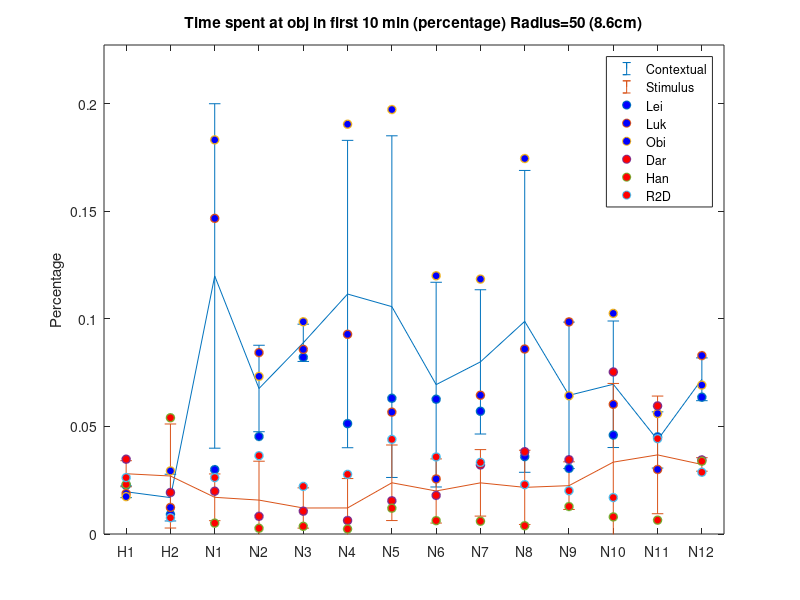
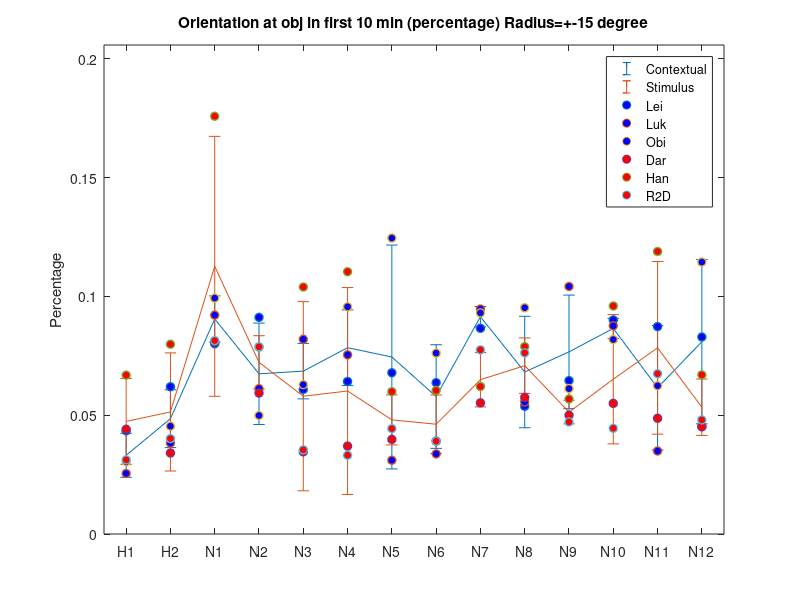

These figures' MATLAB source, in order:

XTick={'H1'	'H2'	'N1'	'N2'	'N3'	'N4'	'N5'	'N6'	'N7'	'N8'	'N9'	'N10'	'N11'	'N12'};


% 1-3 rows are contextual novelty
% 4-6 rows are stimulus novelty

Y_dis=[0.0226666667	0.0091111111	0.0299444444	0.0453333333	0.0821666667	0.0513333333	0.0631111111	0.0626666667	0.0570555556	0.036	0.0305	0.046	0.0451666667	0.0636111111;
0.0188333333	0.0123333333	0.1467222222	0.0843333333	0.0858333333	0.0928333333	0.0566666667	0.0256111111	0.0645	0.086	0.0986111111	0.0602777778	0.03	0.0829444444;
0.0173888889	0.0293333333	0.1832222222	0.0732777778	0.0986666667	0.1905	0.1973333333	0.1200555556	0.1185	0.1745555556	0.0642777778	0.1025555556	0.056	0.0692222222;
0.0347777778	0.0192777778	0.0198888889	0.0082222222	0.0106111111	0.0062777778	0.0154444444	0.0179444444	0.0321111111	0.0382777778	0.0345555556	0.0753333333	0.0595555556	0.0344444444;
0.0230555556	0.0540555556	0.0050555556	0.0026666667	0.0035555556	0.0023333333	0.012	0.0062222222	0.0059444444	0.0038333333	0.0127777778	0.0079444444	0.0064444444	0.0338333333;
0.0262222222	0.0075555556	0.0262222222	0.0363888889	0.0221111111	0.0277222222	0.044	0.0358333333	0.0332777778	0.0229444444	0.0201111111	0.0169444444	0.0443333333	0.0287222222;];


Y_ang=[0.0434444444	0.062	0.0801111111	0.0912222222	0.0608333333	0.0642222222	0.0678888889	0.0637222222	0.0866111111	0.0537777778	0.0646111111	0.0901111111	0.0873333333	0.0829444444;
0.0255	0.0382777778	0.0921666667	0.0612222222	0.082	0.0754444444	0.0310555556	0.0337222222	0.0947222222	0.0555555556	0.1042222222	0.0876666667	0.0349444444	0.0454444444;
0.0304444444	0.0453888889	0.0993333333	0.0498888889	0.0628888889	0.0956666667	0.1246111111	0.0761666667	0.0931111111	0.0952777778	0.0612222222	0.0818888889	0.0624444444	0.1145;
0.0441111111	0.0341111111	0.0807777778	0.0593333333	0.0346111111	0.037	0.0398333333	0.0391111111	0.0552222222	0.0575	0.05	0.055	0.0487222222	0.0451111111;
0.0668888889	0.0798888889	0.1758888889	0.0786666667	0.104	0.1104444444	0.0599444444	0.0604444444	0.0621111111	0.0788888889	0.0568333333	0.096	0.1189444444	0.067;
0.0312222222	0.0401666667	0.0814444444	0.0788333333	0.0354444444	0.0331666667	0.0443888889	0.0391111111	0.0775555556	0.0762777778	0.0471666667	0.0445	0.0675	0.0480555556;];


XTick=XTick(1:length(Y_dis(1,:)));
X=1:length(Y_dis(1,:));



condavg=mean(Y_dis(1:3,:));
studavg=mean(Y_dis(4:6,:));

conaavg=mean(Y_ang(1:3,:));
stuaavg=mean(Y_ang(4:6,:));

condstd=std(Y_dis(1:3,:));
studstd=std(Y_dis(4:6,:));

conastd=std(Y_ang(1:3,:));
stuastd=std(Y_ang(4:6,:));


disfig=figure(1)
errorbar(X,condavg,condstd)
hold on
errorbar(X,studavg,studstd)
hold on
scatter(X,Y_dis(1,:),'Marker','o','MarkerFaceColor','b','LineWidth',1)
hold on
scatter(X,Y_dis(2,:),'Marker','o','MarkerFaceColor','b','LineWidth',1)
hold on
scatter(X,Y_dis(3,:),'Marker','o','MarkerFaceColor','b','LineWidth',1)
hold on
scatter(X,Y_dis(4,:),'Marker','o','MarkerFaceColor','r','LineWidth',1)
hold on
scatter(X,Y_dis(5,:),'Marker','o','MarkerFaceColor','r','LineWidth',1)
hold on
scatter(X,Y_dis(6,:),'Marker','o','MarkerFaceColor','r','LineWidth',1)

title('Time spent at obj in first 10 min (percentage) Radius=50 (8.6cm)')
ylabel('Percentage')
legend('Contextual','Stimulus','Lei','Luk','Obi','Dar','Han','R2D')
xticks(X);
xticklabels(XTick);
axis([X(1)-0.5 X(end)+0.5 0 max(max(Y_dis))+0.03]);


angfig=figure(2)
errorbar(X,conaavg,conastd)
hold on
errorbar(X,stuaavg,stuastd)
hold on
scatter(X,Y_ang(1,:),'Marker','o','MarkerFaceColor','b','LineWidth',1)
hold on
scatter(X,Y_ang(2,:),'Marker','o','MarkerFaceColor','b','LineWidth',1)
hold on
scatter(X,Y_ang(3,:),'Marker','o','MarkerFaceColor','b','LineWidth',1)
hold on
scatter(X,Y_ang(4,:),'Marker','o','MarkerFaceColor','r','LineWidth',1)
hold on
scatter(X,Y_ang(5,:),'Marker','o','MarkerFaceColor','r','LineWidth',1)
hold on
scatter(X,Y_ang(6,:),'Marker','o','MarkerFaceColor','r','LineWidth',1)

title('Orientation at obj in first 10 min (percentage) Radius=+-15 degree')
ylabel('Percentage')
legend('Contextual','Stimulus','Lei','Luk','Obi','Dar','Han','R2D')
xticks(X);
xticklabels(XTick);
axis([X(1)-0.5 X(end)+0.5 0 max(max(Y_ang))+0.03]);

saveas(disfig,'Distance_compare.png')
saveas(angfig,'Angle_compare.png')